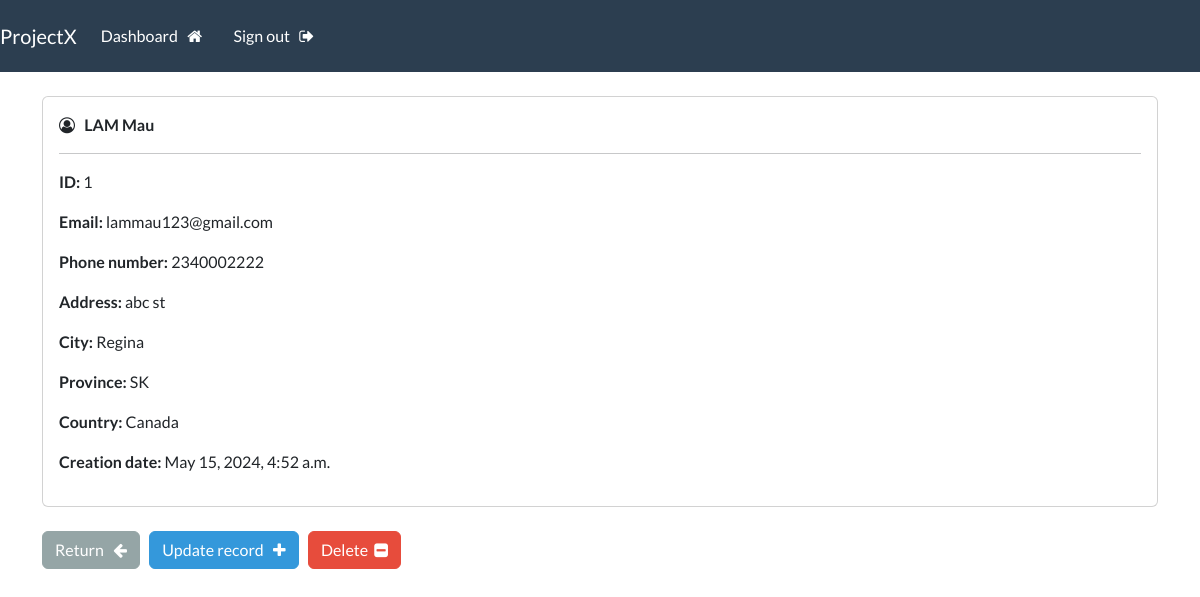
The page /record/1 (signed in) on the database its author committed.
### webapp/models.py (models this page shows, shortened)
class Record(models.Model):
    creation_date = models.DateTimeField(auto_now_add=True)
    first_name = models.CharField(max_length=100)
    last_name = models.CharField(max_length=100)
    email = models.CharField(max_length=255)
    phone = models.CharField(max_length=20)
    address = models.CharField(max_length=300)
    city = models.CharField(max_length=255)
    province = models.CharField(max_length=200)
    country = models.CharField(max_length=125)

### webapp/views.py (the view)
# urls.py: path('record/<int:pk>', views.singular_record, name='record'),
@login_required(login_url='user-login')
def singular_record(request, pk):
    try:
        record = Record.objects.get(id=pk)
    except Record.DoesNotExist:
        logger.warning(f"Attempted to access non-existent record with ID: {pk}")
        return render(request, 'webapp/404.html', status=404)
    context={'record': record}
    return render(request, 'webapp/view-record.html', context=context)

### webapp/templates/webapp/view-record.html (shortened to what this page needs)
{% extends 'webapp/base.html' %}
{% block content %}
    <body>
        <div class="card">
            <div class="card-body">
                <i class="fa fa-user-circle-o" aria-hidden="true"></i> &nbsp;
                <strong>
                    {{record.last_name|upper}}
                    {{record.first_name}}
                </strong>
                <hr>
                <p> <strong> ID: </strong> {{record.id}} </p>
                <p> <strong> Email: </strong> {{record.email}} </p>
                <p> <strong> Phone number: </strong> {{record.phone}} </p>
                <p> <strong> Address: </strong> {{record.address}} </p>
                <p> <strong> City: </strong> {{record.city}} </p>
                <p> <strong> Province: </strong> {{record.province}} </p>
                <p> <strong> Country: </strong> {{record.country}} </p>
                <p> <strong> Creation date: </strong> {{record.creation_date}} </p>
            </div>
        </div>
        <br>
        <a href="{% url 'dashboard' %}" class="btn btn-secondary"> Return &nbsp; <i class="fa fa-arrow-left" aria-hidden="true"></i> </a>
        <a href="{% url 'update-record' record.id %}" class="btn btn-info"> Update record &nbsp; <i class="fa fa-plus" aria-hidden="true"></i> </a>
        <a href="{% url 'delete-record' record.id %}" class="btn btn-danger"> Delete &nbsp;<i class="fa fa-minus-square" aria-hidden="true"></i> </a>
    </body>
{% endblock %}

### rows shown on the page
Record: last_name "LAM", first_name "Mau", id "1", email "lammau123@gmail.com", phone "2340002222", address "abc st", city "Regina", province "SK", country "Canada", creation_date "May 15, 2024, 4:52 a.m."
